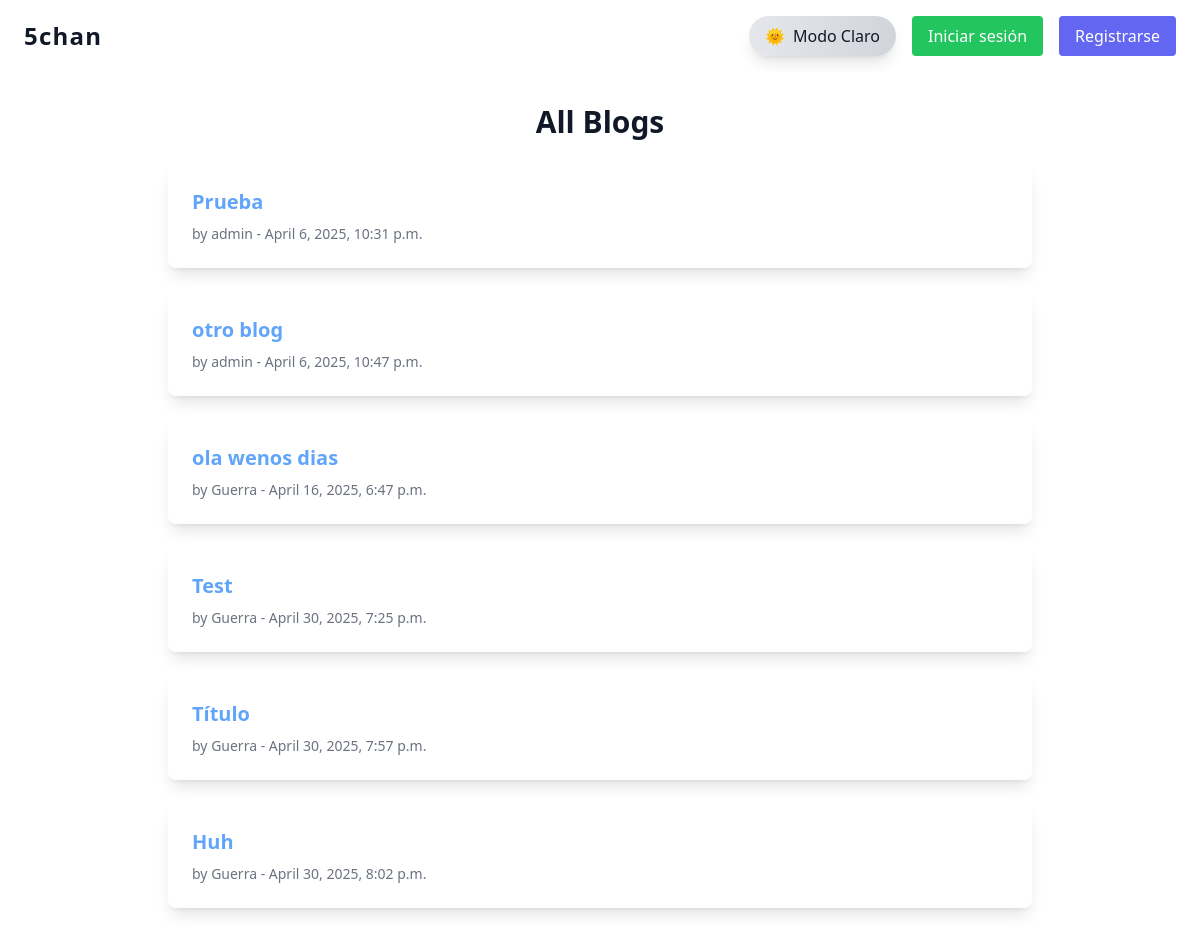
/, run on an earlier commit of the app's database.
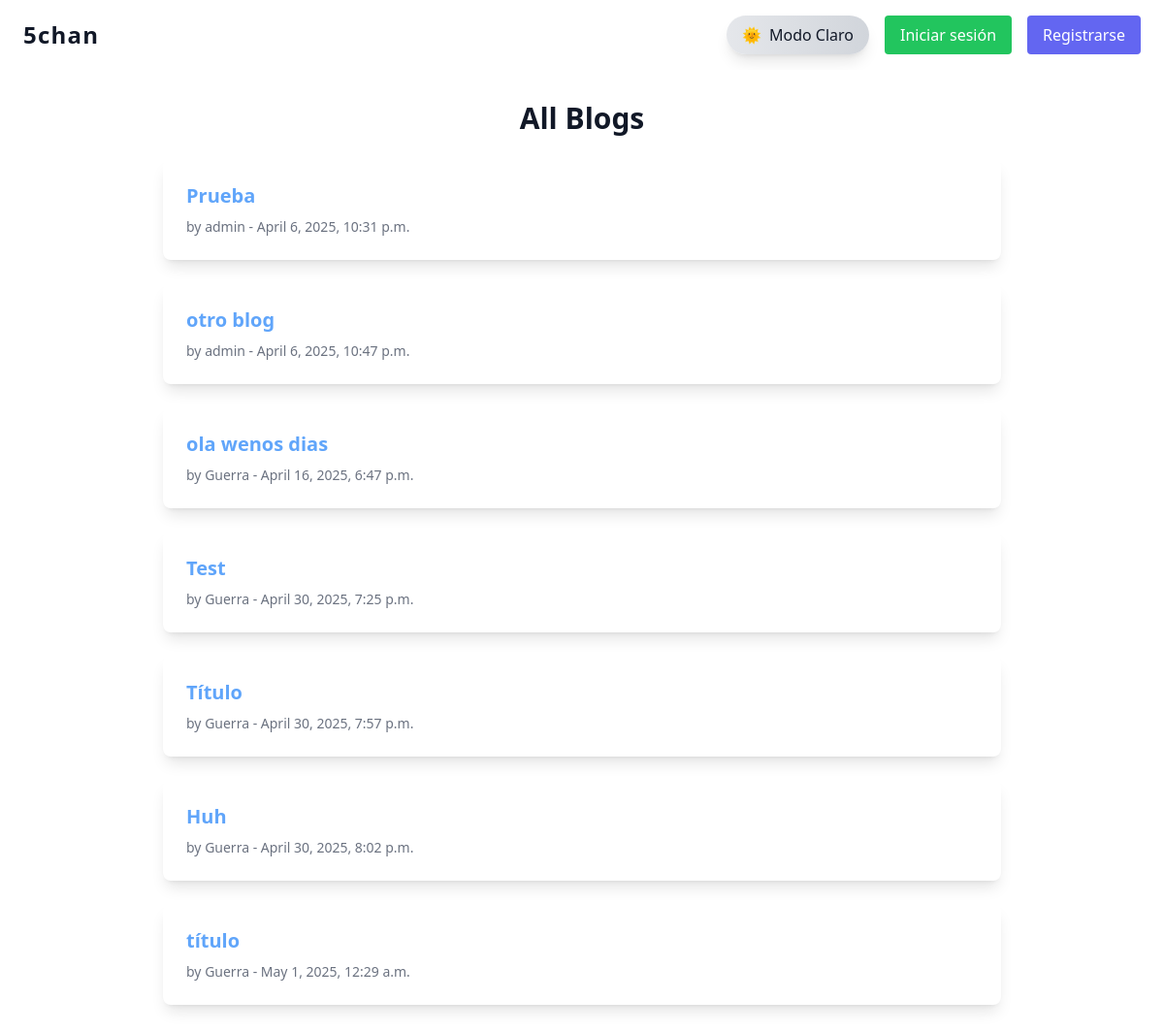
And on a later commit of the database.
### blogapp/models.py (models this page shows, shortened)
class Blog(models.Model):
    title = models.CharField(max_length=200)
    content = RichTextField()
    author = models.ForeignKey(User, on_delete=models.CASCADE)
    created_at = models.DateTimeField(auto_now_add=True)

### blogapp/views.py (the view)
# urls.py: path('', BlogListView.as_view(), name='blog_list'),
class BlogListView(ListView):
    model = Blog
    template_name = 'blogapp/blog_list.html'

### blogapp/templates/blogapp/blog_list.html
{% extends 'base.html' %}
{% block content %}
  <h1 class="text-3xl font-bold mb-6 text-center text-gray-900 dark:text-white">All Blogs</h1>
  <div class="grid gap-6">
    {% for blog in object_list %}
      <div class="bg-white dark:bg-gray-800 rounded-lg shadow-lg p-6 hover:shadow-xl transition-all duration-700 ease-in-out dark:text-white text-gray-900 animate-fade-in">
        <h2 class="text-xl font-semibold mb-2">
          <a href="{% url 'blogapp:blog_detail' blog.pk %}" class="text-blue-400 hover:text-blue-300">{{ blog.title }}</a>
        </h2>
        <p class="text-sm text-gray-500 dark:text-gray-400">by {{ blog.author.username }} - {{ blog.created_at }}</p>
      </div>
    {% empty %}
      <p class="text-gray-500 dark:text-gray-400 text-center">No blogs have been posted yet.</p>
    {% endfor %}
  </div>
{% endblock %}

What changed in the data, as far as the page shows it:
added Blog: title "título", author.username "Guerra", created_at "May 1, 2025, 12:29 a.m."
